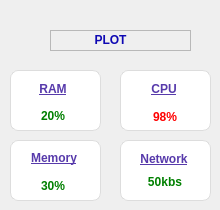
                <widget class="QWidget" name="plot_frame">
                  <property name="enabled">
                    <bool>true</bool>
                  </property>
                  <widget class="QFrame" name="title">
                    <property name="geometry">
                      <rect>
                        <x>50</x>
                        <y>30</y>
                        <width>141</width>
                        <height>21</height>
                      </rect>
                    </property>
                    <property name="frameShape">
                      <enum>QFrame::Shape::StyledPanel</enum>
                    </property>
                    <property name="frameShadow">
                      <enum>QFrame::Shadow::Raised</enum>
                    </property>
                  </widget>
                  <widget class="QFrame" name="ram">
                    <property name="geometry">
                      <rect>
                        <x>10</x>
                        <y>70</y>
                        <width>91</width>
                        <height>61</height>
                      </rect>
                    </property>
                    <property name="styleSheet">
                      <string notr="true">border: 1px solid #ddd;

                        border-radius: 8px;
                        background: white;
                      </string>
                    </property>
                    <property name="frameShape">
                      <enum>QFrame::Shape::StyledPanel</enum>
                    </property>
                    <property name="frameShadow">
                      <enum>QFrame::Shadow::Raised</enum>
                    </property>
                    <widget class="QLabel" name="label_5">
                      <property name="geometry">
                        <rect>
                          <x>10</x>
                          <y>10</y>
                          <width>66</width>
                          <height>18</height>
                        </rect>
                      </property>
                      <property name="styleSheet">
                        <string notr="true">border: 0;
                          color: rgb(87, 58, 171);
                          font-weight: bold;
                          text-decoration: underline;

                        </string>
                      </property>
                      <property name="text">
                        <string>RAM</string>
                      </property>
                      <property name="alignment">
                        <set>Qt::AlignmentFlag::AlignCenter</set>
                      </property>
                    </widget>
                    <widget class="QLabel" name="label_9">
                      <property name="geometry">
                        <rect>
                          <x>10</x>
                          <y>37</y>
                          <width>66</width>
                          <height>18</height>
                        </rect>
                      </property>
                      <property name="styleSheet">
                        <string notr="true">color: green;
                          border: 0;
                          font-weight: bold,</string>
                      </property>
                      <property name="text">
                        <string>20%</string>
                      </property>
                      <property name="alignment">
                        <set>Qt::AlignmentFlag::AlignCenter</set>
                      </property>
                    </widget>
                  </widget>
                  <widget class="QFrame" name="memory">
                    <property name="geometry">
                      <rect>
                        <x>10</x>
                        <y>140</y>
                        <width>91</width>
                        <height>61</height>
                      </rect>
                    </property>
                    <property name="styleSheet">
                      <string notr="true">border: 1px solid #ddd;
                        border-radius: 8px;
                        background: white;
                      </string>
                    </property>
                    <property name="frameShape">
                      <enum>QFrame::Shape::StyledPanel</enum>
                    </property>
                    <property name="frameShadow">
                      <enum>QFrame::Shadow::Raised</enum>
                    </property>
                    <widget class="QLabel" name="label_7">
                      <property name="geometry">
                        <rect>
                          <x>11</x>
                          <y>9</y>
                          <width>66</width>
                          <height>18</height>
                        </rect>
                      </property>
                      <property name="styleSheet">
                        <string notr="true">border: 0;
                          color: rgb(87, 58, 171);
                          font-weight: bold;
                          text-decoration: underline;

                        </string>
                      </property>
                      <property name="text">
                        <string>Memory</string>
                      </property>
                      <property name="alignment">
                        <set>Qt::AlignmentFlag::AlignCenter</set>
                      </property>
                    </widget>
                    <widget class="QLabel" name="label_11">
                      <property name="geometry">
                        <rect>
                          <x>10</x>
                          <y>37</y>
                          <width>66</width>
                          <height>18</height>
                        </rect>
                      </property>
                      <property name="styleSheet">
                        <string notr="true">color: green;
                          border: 0;
                          font-weight: bold,</string>
                      </property>
                      <property name="text">
                        <string>30%</string>
                      </property>
                      <property name="alignment">
                        <set>Qt::AlignmentFlag::AlignCenter</set>
                      </property>
                    </widget>
                  </widget>
                  <widget class="QFrame" name="cpu">
                    <property name="geometry">
                      <rect>
                        <x>120</x>
                        <y>70</y>
                        <width>91</width>
                        <height>61</height>
                      </rect>
                    </property>
                    <property name="styleSheet">
                      <string notr="true">border: 1px solid #ddd;
                        border-radius: 8px;
                        background: white;
                      </string>
                    </property>
                    <property name="frameShape">
                      <enum>QFrame::Shape::StyledPanel</enum>
                    </property>
                    <property name="frameShadow">
                      <enum>QFrame::Shadow::Raised</enum>
                    </property>
                    <widget class="QLabel" name="label_6">
                      <property name="geometry">
                        <rect>
                          <x>11</x>
                          <y>10</y>
                          <width>66</width>
                          <height>18</height>
                        </rect>
                      </property>
                      <property name="styleSheet">
                        <string notr="true">border: 0;
                          color: rgb(87, 58, 171);
                          font-weight: bold;
                          text-decoration: underline;

                        </string>
                      </property>
                      <property name="text">
                        <string>CPU</string>
                      </property>
                      <property name="alignment">
                        <set>Qt::AlignmentFlag::AlignCenter</set>
                      </property>
                    </widget>
                    <widget class="QLabel" name="label_10">
                      <property name="geometry">
                        <rect>
                          <x>12</x>
                          <y>38</y>
                          <width>66</width>
                          <height>18</height>
                        </rect>
                      </property>
                      <property name="styleSheet">
                        <string notr="true">color: red;
                          border: 0;
                          font-weight: bold,</string>
                      </property>
                      <property name="text">
                        <string>98%</string>
                      </property>
                      <property name="alignment">
                        <set>Qt::AlignmentFlag::AlignCenter</set>
                      </property>
                    </widget>
                  </widget>
                  <widget class="QFrame" name="network">
                    <property name="geometry">
                      <rect>
                        <x>120</x>
                        <y>140</y>
                        <width>91</width>
                        <height>61</height>
                      </rect>
                    </property>
                    <property name="styleSheet">
                      <string notr="true">border: 1px solid #ddd;
                        border-radius: 8px;
                        background: white;
                      </string>
                    </property>
                    <property name="frameShape">
                      <enum>QFrame::Shape::StyledPanel</enum>
                    </property>
                    <property name="frameShadow">
                      <enum>QFrame::Shadow::Raised</enum>
                    </property>
                    <widget class="QLabel" name="label_8">
                      <property name="geometry">
                        <rect>
                          <x>11</x>
                          <y>10</y>
                          <width>66</width>
                          <height>18</height>
                        </rect>
                      </property>
                      <property name="styleSheet">
                        <string notr="true">border: 0;
                          color: rgb(87, 58, 171);
                          font-weight: bold;
                          text-decoration: underline;

                        </string>
                      </property>
                      <property name="text">
                        <string>Network</string>
                      </property>
                      <property name="alignment">
                        <set>Qt::AlignmentFlag::AlignCenter</set>
                      </property>
                    </widget>
                    <widget class="QLabel" name="label_12">
                      <property name="geometry">
                        <rect>
                          <x>12</x>
                          <y>33</y>
                          <width>66</width>
                          <height>18</height>
                        </rect>
                      </property>
                      <property name="styleSheet">
                        <string notr="true">color: green;
                          border: 0;
                          font-weight: bold,</string>
                      </property>
                      <property name="text">
                        <string>50kbs</string>
                      </property>
                      <property name="alignment">
                        <set>Qt::AlignmentFlag::AlignCenter</set>
                      </property>
                    </widget>
                  </widget>
                  <widget class="QLabel" name="label_4">
                    <property name="geometry">
                      <rect>
                        <x>50</x>
                        <y>30</y>
                        <width>121</width>
                        <height>20</height>
                      </rect>
                    </property>
                    <property name="font">
                      <font>
                        <bold>true</bold>
                      </font>
                    </property>
                    <property name="styleSheet">
                      <string notr="true">color: rgb(14, 8, 179);</string>
                    </property>
                    <property name="text">
                      <string>PLOT</string>
                    </property>
                    <property name="alignment">
                      <set>Qt::AlignmentFlag::AlignCenter</set>
                    </property>
                  </widget>
                </widget>
